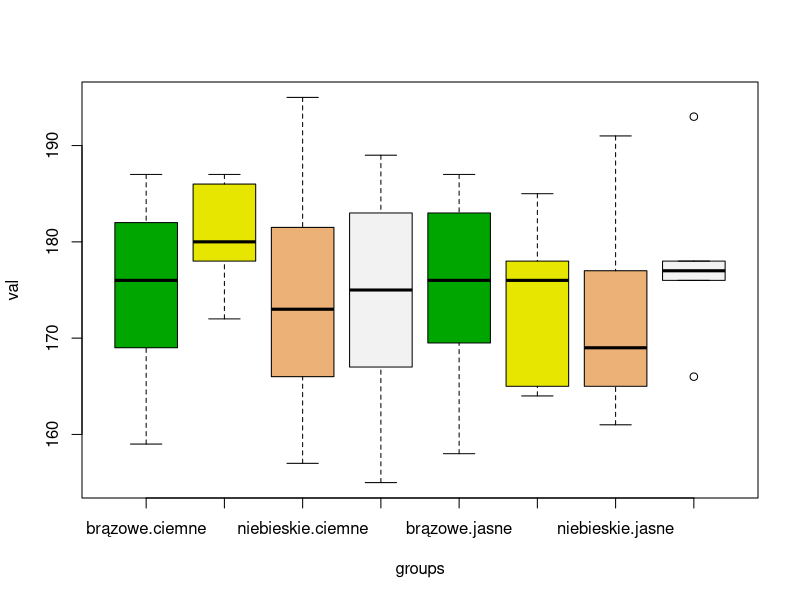
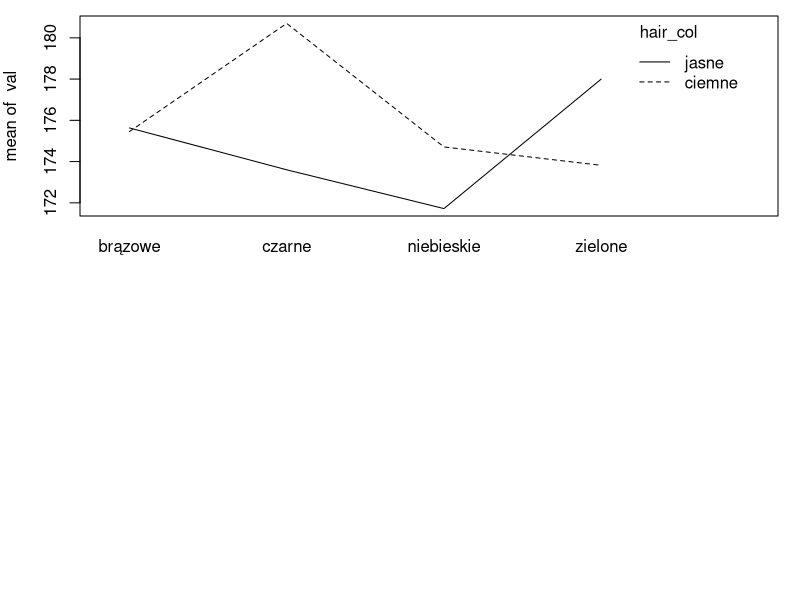

Reproduce these figures in R, in order. (Note: this script raises an error after producing the figures.)
## ---- chunk 1
knitr::opts_chunk$set(echo = TRUE)
## ---- chunk 2
library(datasets)
library(dplyr, warn = FALSE)
data(iris)
attach(iris)
sep_len <-  Sepal.Length
sep_wid <- Sepal.Width
spec <- Species
detach(iris)
groups <- group_by(iris, Species)
summarise(groups, group_mean = mean(Sepal.Length))
summarise(groups, group_var =var(Sepal.Length))
summarise(groups, group_mean =mean(Sepal.Width))
summarise(groups, group_var =var(Sepal.Width))

for (column in c('setosa', 'versicolor', 'virginica')){
  cat("\nGrupa:", column, "\n")
  print(shapiro.test(sep_len[spec == column]))
  print(shapiro.test(sep_wid[spec == column]))
}
bartlett.test(sep_len ~ spec)
bartlett.test(sep_wid ~ spec)
anova(aov(sep_len ~ spec))
anova(aov(sep_wid ~ spec))
## ---- chunk 3
height <- read.csv2("Wzrost_zal.csv", header=TRUE, fileEncoding = "Windows-1250")
height
attach(height)
eye_col <- kolor.oczu 
hair_col <- kolor.włosów
val <- wzrost..cm.
detach(height)
groups <- interaction(eye_col, hair_col, drop = TRUE)
boxplot(val~groups, col = terrain.colors(4))
normality_results <- tapply(val, groups, shapiro.test)
for (column in names(normality_results)) {
  cat("\nGroup:", column, "\n")
  print(normality_results[[column]])
}
bartlett.test(val ~ groups)
anova(aov(val ~ groups))
op=par(mfrow=c(2,1))
par(mar=c(4.2, 4, 0.8, 1.1))
interaction.plot(eye_col, hair_col, val, xlab="")
interaction.plot(eye_col, hair_col, xlab="")
## ---- chunk 4

